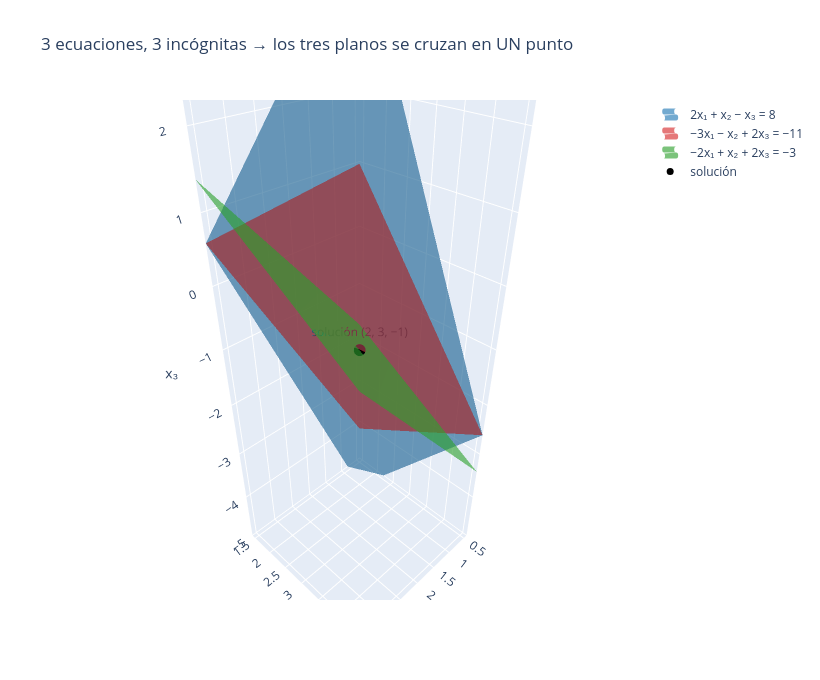

Source (notebook cell):
### Code cell
# Tres ecuaciones, tres incógnitas: cada ecuación es un PLANO.
# Usamos el mismo sistema del Cuaderno 02 / docs, cuya solución es (2, 3, -1).
u = np.linspace(0.4, 3.6, 40)
v = np.linspace(1.4, 4.6, 40)
U, V = np.meshgrid(u, v)

def _solido(color):
    return [[0, color], [1, color]]   # colorscale plana = color uniforme

fig = go.Figure()
fig.add_trace(go.Surface(x=U, y=V, z=2 * U + V - 8, opacity=0.62,
                         colorscale=_solido("#1f77b4"), showscale=False,
                         name="2x₁ + x₂ − x₃ = 8", showlegend=True))
fig.add_trace(go.Surface(x=U, y=V, z=(3 * U + V - 11) / 2, opacity=0.62,
                         colorscale=_solido("#d62728"), showscale=False,
                         name="−3x₁ − x₂ + 2x₃ = −11", showlegend=True))
fig.add_trace(go.Surface(x=U, y=V, z=(2 * U - V - 3) / 2, opacity=0.62,
                         colorscale=_solido("#2ca02c"), showscale=False,
                         name="−2x₁ + x₂ + 2x₃ = −3", showlegend=True))
fig.add_trace(go.Scatter3d(x=[2], y=[3], z=[-1], mode="markers+text",
                           marker=dict(size=7, color="black"),
                           text=["solución (2, 3, −1)"],
                           textposition="top center", name="solución"))
fig.update_layout(
    title="3 ecuaciones, 3 incógnitas → los tres planos se cruzan en UN punto",
    width=820, height=680,
    scene=dict(xaxis_title="x₁", yaxis_title="x₂", zaxis_title="x₃",
               xaxis=dict(range=[0.4, 3.6]),
               yaxis=dict(range=[1.4, 4.6]),
               zaxis=dict(range=[-5, 3])))
fig.show()

### Figure 1 — Plotly figure (JSON) as saved in the notebook; plotly's stock layout.template omitted (floating-point values rounded to 4 significant figures; data arrays with more than 128 entries replaced by an {"elided": "..."} marker saying what was removed)
{"data": [{"colorscale": [[0, "#1f77b4"], [1, "#1f77b4"]], "name": "2x₁ + x₂ − x₃ = 8", "opacity": 0.62, "showlegend": true, "showscale": false, "type": "surface", "x": {"elided": "40x40 float values"}, "y": {"elided": "40x40 float values"}, "z": {"elided": "40x40 float values"}}, {"colorscale": [[0, "#d62728"], [1, "#d62728"]], "name": "−3x₁ − x₂ + 2x₃ = −11", "opacity": 0.62, "showlegend": true, "showscale": false, "type": "surface", "x": {"elided": "40x40 float values"}, "y": {"elided": "40x40 float values"}, "z": {"elided": "40x40 float values"}}, {"colorscale": [[0, "#2ca02c"], [1, "#2ca02c"]], "name": "−2x₁ + x₂ + 2x₃ = −3", "opacity": 0.62, "showlegend": true, "showscale": false, "type": "surface", "x": {"elided": "40x40 float values"}, "y": {"elided": "40x40 float values"}, "z": {"elided": "40x40 float values"}}, {"marker": {"color": "black", "size": 7}, "mode": "markers+text", "name": "solución", "text": ["solución (2, 3, −1)"], "textposition": "top center", "type": "scatter3d", "x": [2], "y": [3], "z": [-1]}], "layout": {"height": 680, "scene": {"xaxis": {"range": [0.4, 3.6], "title": {"text": "x₁"}}, "yaxis": {"range": [1.4, 4.6], "title": {"text": "x₂"}}, "zaxis": {"range": [-5, 3], "title": {"text": "x₃"}}}, "title": {"text": "3 ecuaciones, 3 incógnitas → los tres planos se cruzan en UN punto"}, "width": 820}}
